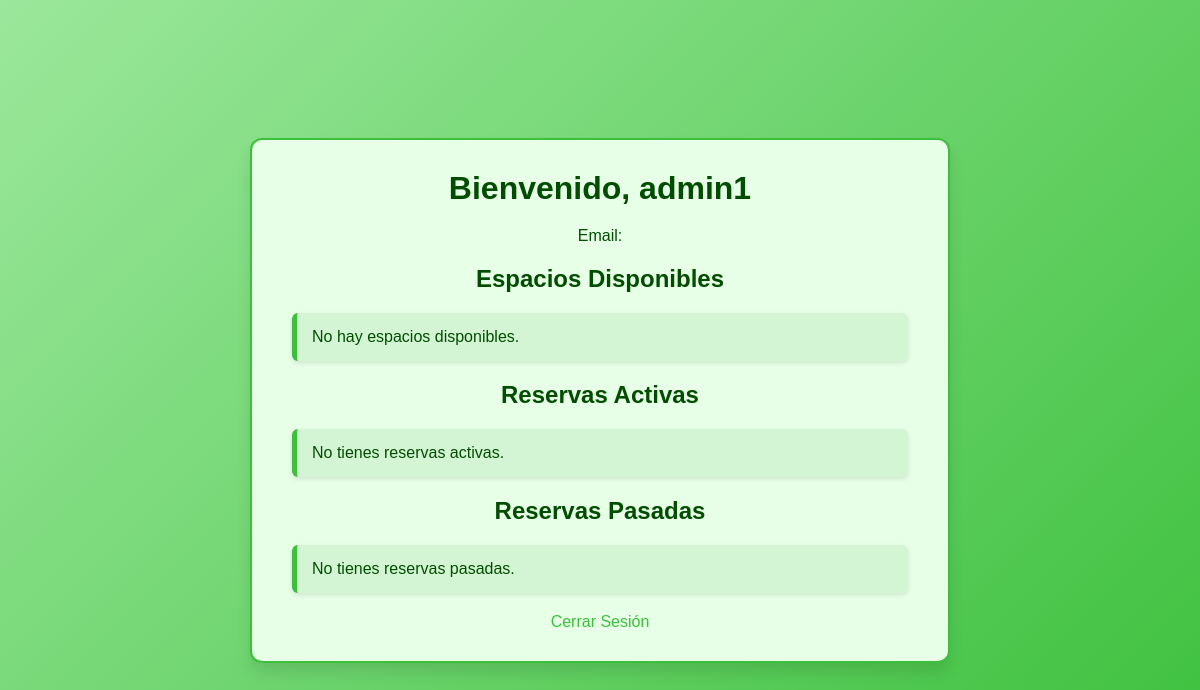
/usuarios/perfil/ (signed in), run on an earlier commit of the app's database.
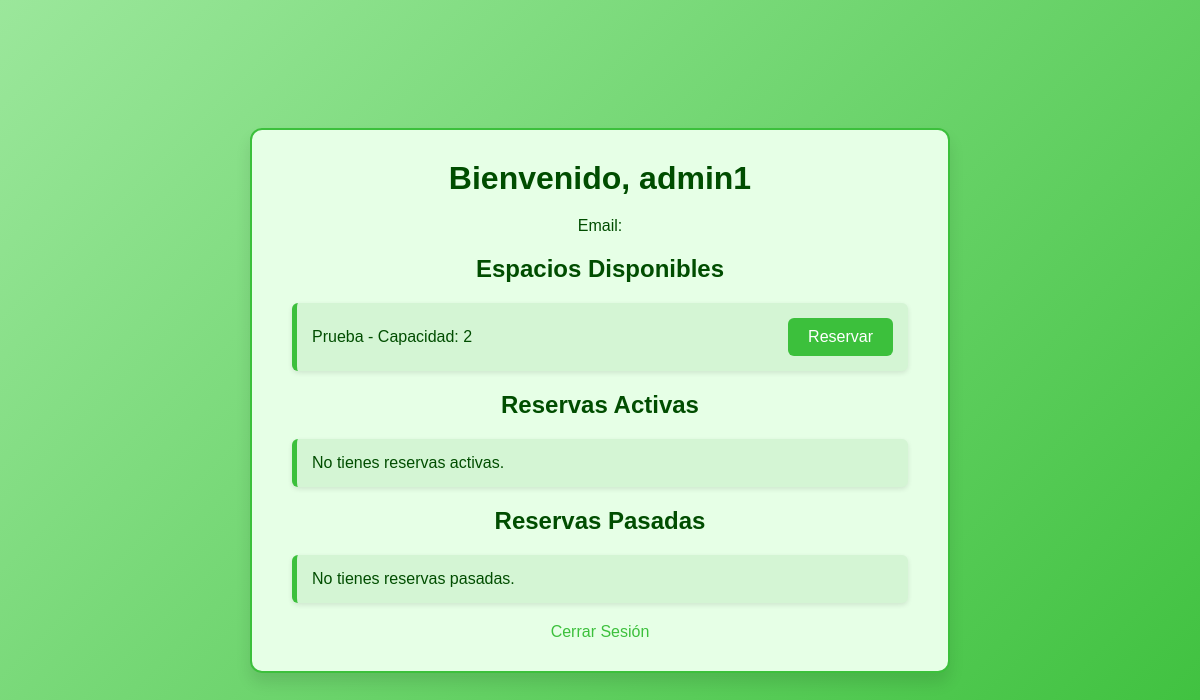
And on a later commit of the database.
### espacios/models.py (models this page shows, shortened)
class Espacio(models.Model):
    nombre = models.CharField(max_length=100)
    capacidad = models.PositiveIntegerField()
    descripcion = models.TextField(blank=True, null=True)
    disponible = models.BooleanField(default=True)
    hora_apertura = models.TimeField()
    hora_cierre = models.TimeField()
    dependencias = models.ManyToManyField('self', symmetrical=False, blank=True)
    codigo_postal = models.CharField(max_length=5)

### usuarios/views.py (the view)
# urls.py: path('perfil/', perfil_usuario, name='perfil_usuario'),
@login_required
def perfil_usuario(request):
    hora_actual = now() + timedelta(hours=2)
    usuario_codigo_postal = request.user.codigo_postal  # Asegúrate de que este campo exista en el modelo User
    espacios = Espacio.objects.filter(disponible=True, codigo_postal=usuario_codigo_postal)
    reservas_activas = Reserva.objects.filter(usuario=request.user, fecha_fin__gte=hora_actual).order_by('fecha_inicio')
    reservas_activas_agrupadas = {}
    for reserva in reservas_activas:
        grupo = reserva.grupo_reserva
        if grupo not in reservas_activas_agrupadas:
            reservas_activas_agrupadas[grupo] = []
        reservas_activas_agrupadas[grupo].append(reserva)
    reservas_pasadas = Reserva.objects.filter(usuario=request.user, fecha_fin__lt=hora_actual).order_by('fecha_inicio')
    reservas_pasadas_agrupadas = {}
    for reserva in reservas_pasadas:
        grupo = reserva.grupo_reserva
        if grupo not in reservas_pasadas_agrupadas:
            reservas_pasadas_agrupadas[grupo] = []
        reservas_pasadas_agrupadas[grupo].append(reserva)
    return render(request, 'usuarios/perfil.html', {
        'usuario': request.user,
        'espacios': espacios,
        'reservas_activas': reservas_activas_agrupadas,
        'reservas_pasadas': reservas_pasadas_agrupadas,
    })

### usuarios/templates/usuarios/perfil.html (shortened to what this page needs)
<!DOCTYPE html>
<html lang="es">
<head>
</head>
<body>
    <div class="container">
        <h1>Bienvenido, {{ usuario.username }}</h1>
        <p>Email: {{ usuario.email }}</p>
        <h2>Espacios Disponibles</h2>
        <ul>
            {% for espacio in espacios %}
                <li>
                    <span>{{ espacio.nombre }} - Capacidad: {{ espacio.capacidad }}</span>
                    <form method="post" action="{% url 'reservar_espacio' espacio.id %}">
                        <button type="submit">Reservar</button>
                    </form>
                </li>
            {% empty %}
                <li>No hay espacios disponibles.</li>
            {% endfor %}
        </ul>
        <h2>Reservas Activas</h2>
        <ul>
            {% for grupo, reservas in reservas_activas.items %}
                <li>
                    <span>
                        <strong>{{ reservas.0.espacio.nombre }}</strong>:
                        {{ reservas.0.fecha_inicio|date:"d/m/Y H:i" }} -
                        {% with reservas|last as ultima_reserva %}
                            {{ ultima_reserva.fecha_fin|date:"d/m/Y H:i" }}
                        {% endwith %}
                    </span>
                    {% if reservas|length > 1 %}
                        <form action="{% url 'cancelar_reserva_grupo' grupo %}" method="post" style="display:inline;">
                            {% csrf_token %}
                            <button type="submit" class="cancelar" onclick="return confirm('¿Estás seguro de que deseas cancelar esta reserva?');">
                                Cancelar
                            </button>
                        </form>
                    {% else %}
                        <form action="{% url 'cancelar_reserva' reservas.0.id %}" method="post" style="display:inline;">
                            {% csrf_token %}
                            <button type="submit" class="cancelar" onclick="return confirm('¿Estás seguro de que deseas cancelar esta reserva?');">
                                Cancelar
                            </button>
                        </form>
                    {% endif %}
                </li>
            {% empty %}
                <li>No tienes reservas activas.</li>
            {% endfor %}
        </ul>
        <h2>Reservas Pasadas</h2>
        <ul>
            {% for grupo, reservas in reservas_pasadas.items %}
                <li>
                    <span>
                        <strong>{{ reservas.0.espacio.nombre }}</strong>:
                        {{ reservas.0.fecha_inicio|date:"d/m/Y H:i" }} -
                        {% with reservas|last as ultima_reserva %}
                            {{ ultima_reserva.fecha_fin|date:"d/m/Y H:i" }}
                        {% endwith %}
                    </span>
                </li>
            {% empty %}
                <li>No tienes reservas pasadas.</li>
            {% endfor %}
        </ul>
        <a href="{% url 'logout' %}">Cerrar Sesión</a>
    </div>
</body>
</html>

What changed in the data, as far as the page shows it:
added Espacio: nombre "Prueba", capacidad "2"
Also different on the page:
text no longer shown: "No hay espacios disponibles."
